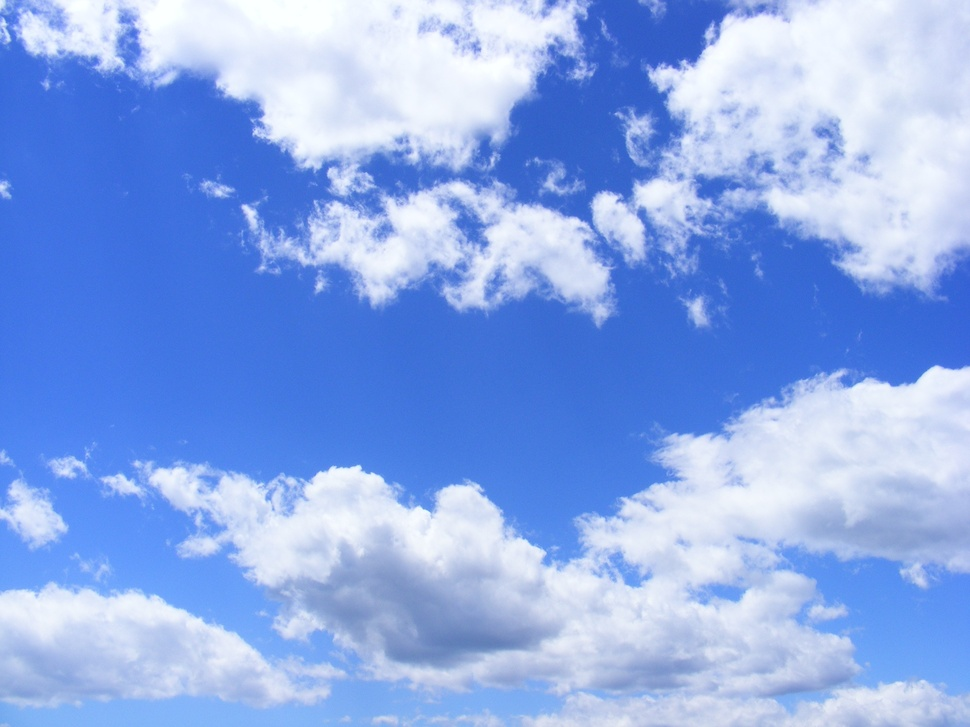
#> input picture ОСЗ/lab6/img/sky.jpg, 970 x 727 px, shrunk from 3072 x 2304 before the run
$ jupyter execute lab6.ipynb
#> lines starting #> are read from the running program, lines starting #| are printed output that depends on the picture
#### 23.11.23, &copy; Sokhin Dmytro KI-21-1, 2023

# Лабораторна робота 3. OpenCV. Просторові методи обробки зображень І. Градаційні перетворення і гістограмні методи (short version)

__Мета:__ знайомство з поелементними і гістограмними просторовими методами обробки зображень засобами OpenCV у середовищі Anaconda із застосуванням Jupyter Notebook засобами мови програмування Python.

# Хід роботи

1.Виконати петворення фото у Негатив.

[cell 1]
import cv2
import matplotlib.pyplot as plt

def read_and_display_image(file_path):
#> called with file_path = 'img/sky.jpg'
    img_rgb = cv2.imread(file_path, cv2.IMREAD_COLOR)
#> img_rgb is the input picture: shape (727, 970, 3); mean B, G, R 233.5, 169.7, 138.8
    img_rgb = cv2.cvtColor(img_rgb, cv2.COLOR_BGR2RGB)

    plt.imshow(img_rgb)
    plt.title('Original RGB Image')
    plt.show()

    return img_rgb

def plot_histogram(image, title='Histogram'):
#> called with title = 'Histogram of Original Image'
    colors = ('b', 'g', 'r')

    for i, col in enumerate(colors):
        hist = cv2.calcHist([image], [i], None, [256], [0, 256])
        plt.plot(hist, color=col)
        plt.xlim([0, 256])

    plt.title(title)
    plt.show()
#> figure, not shown here; curve peaks at x = 64, y = 18611; curve peaks at x = 114, y = 14789; curve peaks at x = 255, y = 27802

def negative_transform(image):
    neg_transformed_img = 255 - image
    plt.imshow(neg_transformed_img)
    plt.title('Negative Transformed RGB Image')
    plt.show()

    return neg_transformed_img

def main():
    file_path = 'img/sky.jpg'
    original_image = read_and_display_image(file_path)

    plot_histogram(original_image, title='Histogram of Original Image')

    neg_transformed_image = negative_transform(original_image)

    plot_histogram(neg_transformed_image, title='Histogram of Negative Transformed Image')
#> call 2 of plot_histogram, with title = 'Histogram of Negative Transformed Image'
#> in plot_histogram (call 2), `plt.show()`:
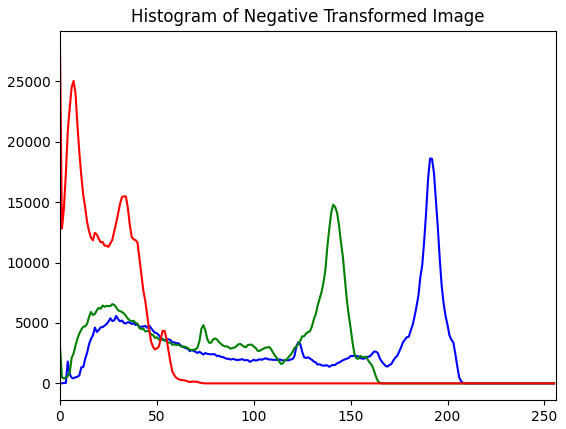
#> figure drawn by matplotlib, 1 panel; curve peaks at x = 191, y = 18611; curve peaks at x = 141, y = 14789; curve peaks at x = 0, y = 27802

if __name__ == "__main__":
    main()

Градаційне перетворення для отримання негативу зображення використовується для інверсії яскравості пікселів, щоб створити зображення з оберненими кольорами. Формула градаційного перетворення для отримання негативу:

$G(x,y)=L−1−F(x,y)$

де:
- $G(x,y)$ - нова яскравість пікселя після градаційного перетворення,
- $F(x,y)$ - початкова яскравість пікселя,
- $L$ - максимальна можлива яскравість пікселя (зазвичай 256 для 8-бітових зображень).

Ця формула виконує віднімання початкової яскравості пікселя з максимально можливої яскравості, і потім віднімає результат від 1. Це призводить до обернення значень яскравості та отримання негативного зображення.

2.Виконати логарифмічні перетворення з фотографією

[cell 2]
import cv2
import numpy as np
import matplotlib.pyplot as plt

def read_and_display_image(file_path):
    image = cv2.imread(file_path)
    image_rgb = cv2.cvtColor(image, cv2.COLOR_BGR2RGB)
    plt.imshow(image_rgb)
    plt.title('Original RGB Image')
    plt.show()
    return image_rgb

def log_transform(image_rgb):
    epsilon = 1e-8
    c_value = 255 / np.log(1 + np.max(image_rgb) + epsilon)
#> c_value = 45.99
    log_transformed_image = c_value * (np.log(image_rgb + epsilon))
    log_transformed_image = np.nan_to_num(log_transformed_image)
    log_transformed_image = np.array(log_transformed_image, dtype=np.uint8)
    return log_transformed_image

def display_image(image, title):
    plt.imshow(image)
    plt.title(title)
    plt.show()

def main():
    # Зчитання та відображення оригінального зображення
    file_path = 'img/sky.jpg'
    original_image_rgb = read_and_display_image(file_path)

    # Логарифмічне перетворення та відображення результату
    log_transformed_image = log_transform(original_image_rgb)
    display_image(log_transformed_image, title='Log Transformed RGB Image')

if __name__ == "__main__":
    main()

Логарифмічне перетворення використовується для розширення динамічного діапазону яскравості зображення та підвищення видимості деталей в темних областях. Формула логарифмічного градаційного перетворення виглядає наступним чином:

$G(x,y)=c⋅log(1+F(x,y))$

де:

- $G(x,y)$ - нова яскравість пікселя після логарифмічного градаційного перетворення,
- $F(x,y)$ - початкова яскравість пікселя,
- $c$ - константа, яка визначає ступінь логарифмічного перетворення(зазвичай $с≈\frac{L−1}{log(L)}$ де
$L$ - максимальна можлива яскравість пікселя).

Ця формула застосовує логарифм до кожного значення яскравості пікселя, збільшуючи контрастність в темних областях зображення та зменшуючи її в світлих.

3.Виконати степеневу(гамма-коеркцію) з фотографією

[cell 3]
import cv2
import numpy as np
import matplotlib.pyplot as plt

def read_and_display_image(file_path):
    image = cv2.imread(file_path)
    image_rgb = cv2.cvtColor(image, cv2.COLOR_BGR2RGB)
    return image_rgb

def gamma_correction(image_rgb, gamma_value):
    # Гамма-корекція
#> called with gamma_value = 2
    gamma_corrected_image = np.power(image_rgb / 255.0, gamma_value)
    gamma_corrected_image = np.uint8(gamma_corrected_image * 255.0)
    return gamma_corrected_image

def display_images(original_image, corrected_image, gamma_value):
    # Відображення оригінального та гамма-корегованого зображення
#> called with gamma_value = 2
    fig, axes = plt.subplots(1, 2, figsize=(12, 6))

    axes[0].imshow(original_image)
    axes[0].set_title('Original RGB Image')

    axes[1].imshow(corrected_image)
    axes[1].set_title(f'Gamma-Corrected (Gamma = {gamma_value})')

    plt.show()

def main():
    # Зчитання та відображення оригінального зображення
    file_path = 'img/sky.jpg'
    original_image_rgb = read_and_display_image(file_path)

    # Гамма-корекція та відображення результату
    gamma_value = 2
    gamma_corrected_image = gamma_correction(original_image_rgb, gamma_value)
    display_images(original_image_rgb, gamma_corrected_image, gamma_value)

if __name__ == "__main__":
    main()

Степенева (гамма-коеркція) трансформація використовується для корекції гамми або зміни контрасту в зображенні. Формула гамма-коеркції виглядає наступним чином:

$G(x,y)=c⋅[F(x,y)]^γ$

де:
- $G(x,y)$ - нова яскравість пікселя після гамма-коеркції,
- $F(x,y)$ - початкова яскравість пікселя,
- $c$ - константа масштабування,
- $γ$ - параметр гамми (зазвичай від 0,1 до 5).

Ця формула підносить кожне значення яскравості пікселя до ступеня γ, тим самим коригуючи контраст та яскравість зображення. Зменшення значення гамми (<1) зменшує контраст, тоді як збільшення значення гамми (>1) збільшує контраст.

4.Виконати соляризацію зображення

[cell 4]
import cv2
import numpy as np
import matplotlib.pyplot as plt

def read_and_display_image(file_path):
    image = cv2.imread(file_path)
    image_rgb = cv2.cvtColor(image, cv2.COLOR_BGR2RGB)
    return image_rgb

def solarize_image(image, threshold_value):
#> called with threshold_value = 128
    blue, green, red = cv2.split(image)

    # Соляризація кожного каналу
    solarized_blue = np.where(blue < threshold_value, blue, 255 - blue)
    solarized_green = np.where(green < threshold_value, green, 255 - green)
    solarized_red = np.where(red < threshold_value, red, 255 - red)
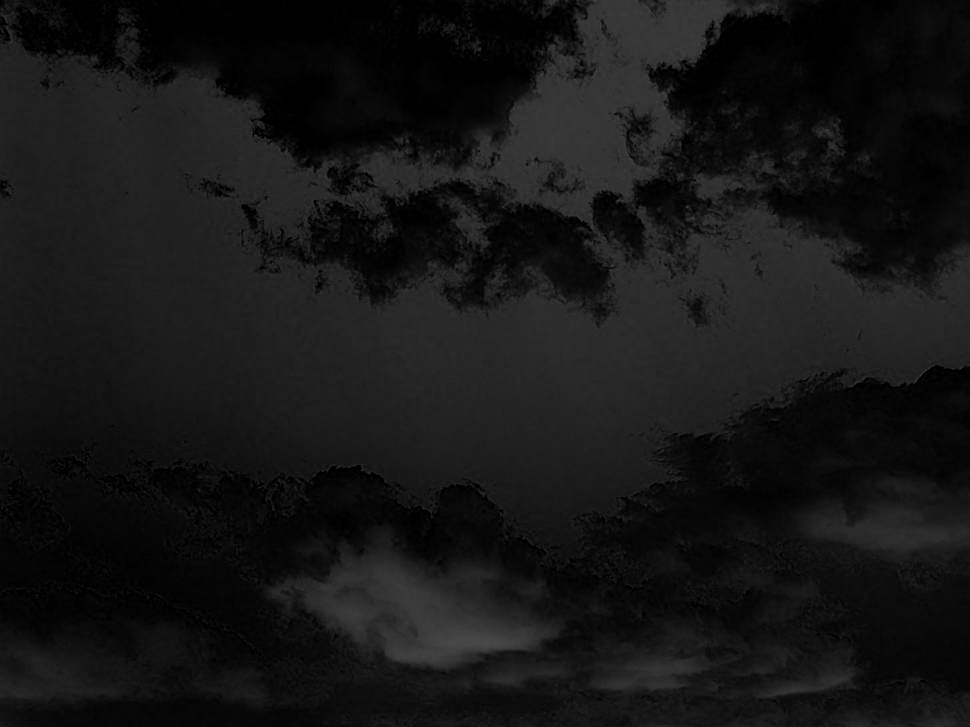
#> solarized_red: shape (727, 970); min 0, max 75, mean 21.5

    # Злиття каналів для створення соляризованого зображення
    solarized_image = cv2.merge((solarized_blue, solarized_green, solarized_red))
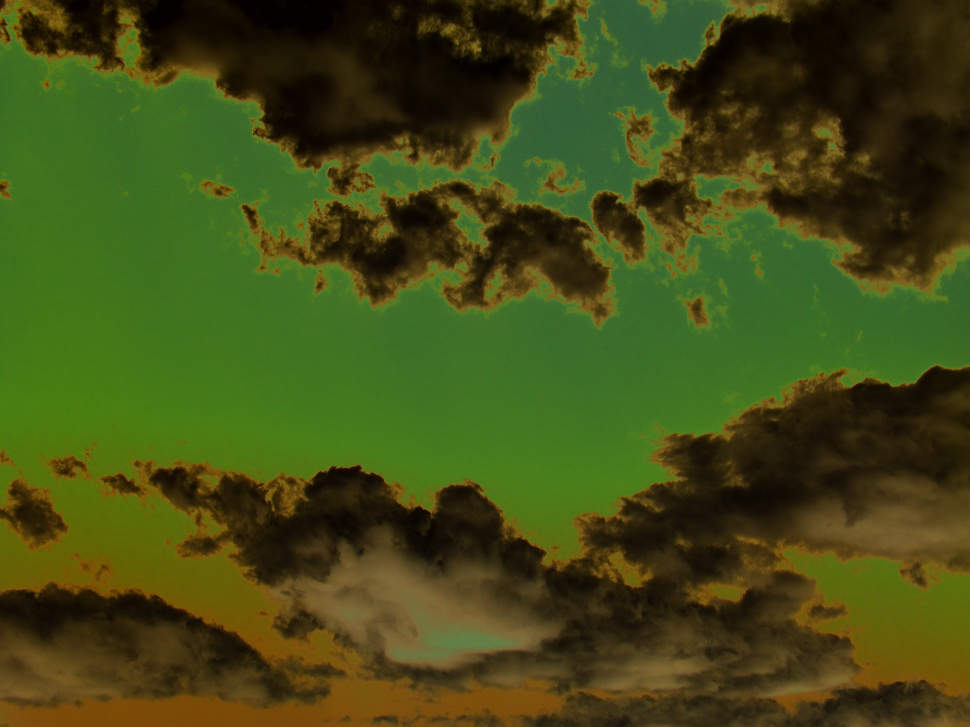
#> solarized_image: shape (727, 970, 3); mean R, G, B 66.3, 75.8, 21.5
    return solarized_image

def display_images(original_image, solarized_image):
    # Відображення оригінального та соляризованого зображення
    plt.subplot(1, 2, 1)
    plt.imshow(original_image)
    plt.title('Original Image')

    plt.subplot(1, 2, 2)
    plt.imshow(solarized_image)
    plt.title('Solarized Image')

    plt.show()

def main():
    # Зчитання та відображення оригінального зображення
    file_path = 'img/sky.jpg'
    original_image_rgb = read_and_display_image(file_path)

    # Соляризація та відображення результату
    threshold_value = 128
    solarized_image = solarize_image(original_image_rgb, threshold_value)
    display_images(original_image_rgb, solarized_image)

if __name__ == "__main__":
    main()

Соляризація зображення - це художній ефект, який створюється зміною яскравості пікселів в областях, де вони перетинають певний поріг. Цей ефект призводить до того, що темні та світлі області стають яскравими, тоді як середні відтінки залишаються без змін.

$G(x,y)=L−1−∣F(x,y)−\frac{L−1}{2}∣$

де:
- $G(x,y)$ - нова яскравість пікселя після соляризації,
- $F(x,y)$ - початкова яскравість пікселя,
- $L$ - максимальна можлива яскравість пікселя (зазвичай 256 для 8-бітових зображень).

Ця формула застосовує соляризацію шляхом створення відзеркаленого ефекту відносно середнього відтінку (половина максимальної яскравості). Такий підхід може забезпечити ефект соляризації в околицях контурів об'єктів на зображенні.

5.Застосувати еквалізацію гістограми до зображення

[cell 5]
import cv2
import numpy as np
import matplotlib.pyplot as plt

def read_and_display_image(file_path):
    image = cv2.imread(file_path)
    image_rgb = cv2.cvtColor(image, cv2.COLOR_BGR2RGB)
    return image_rgb

def equalize_image(image):
    # Розділення каналів
    blue, green, red = cv2.split(image)

    # Еквалізація гістограм для кожного каналу
    equalized_blue = cv2.equalizeHist(blue)
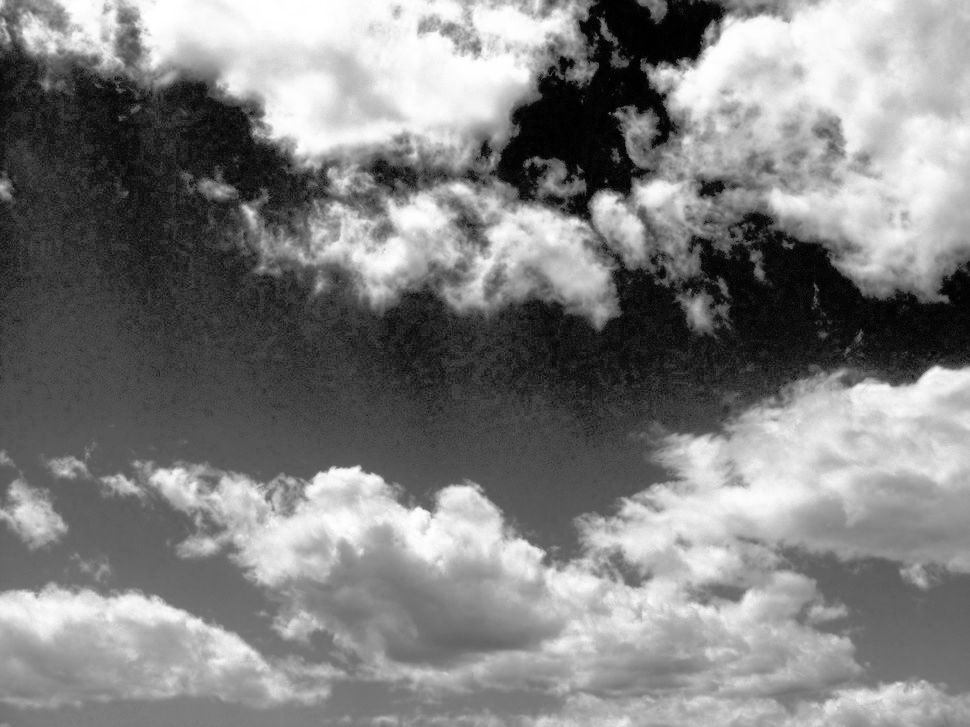
#> equalized_blue: shape (727, 970); min 0, max 255, mean 128.6
    equalized_green = cv2.equalizeHist(green)
    equalized_red = cv2.equalizeHist(red)
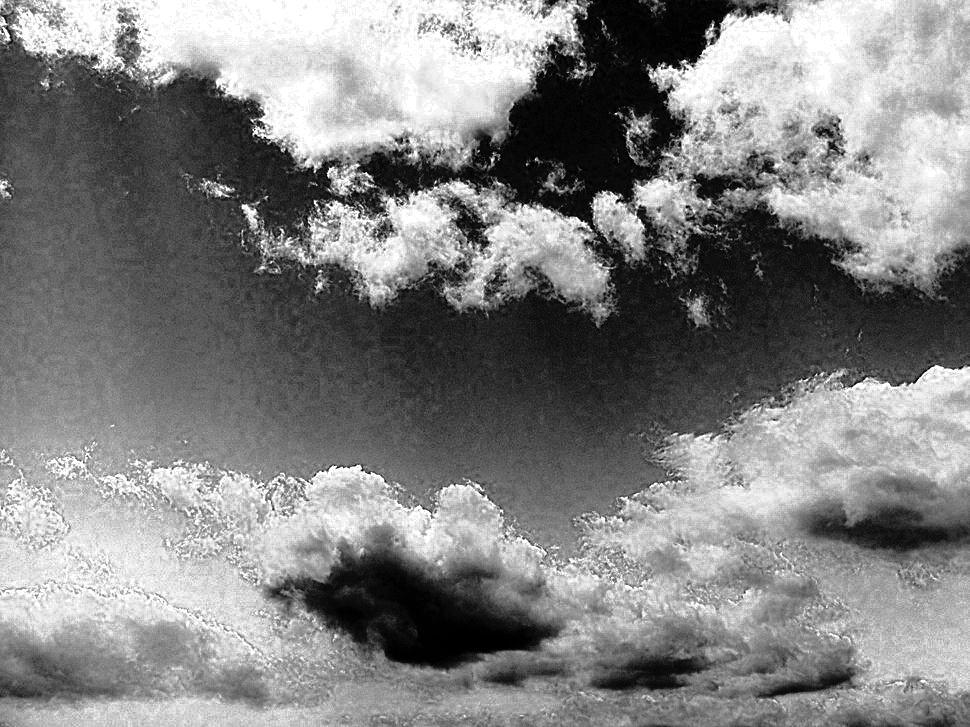
#> equalized_red: shape (727, 970); min 0, max 255, mean 130.2

    # Злиття каналів для створення еквалізованого зображення
    equalized_image = cv2.merge((equalized_blue, equalized_green, equalized_red))
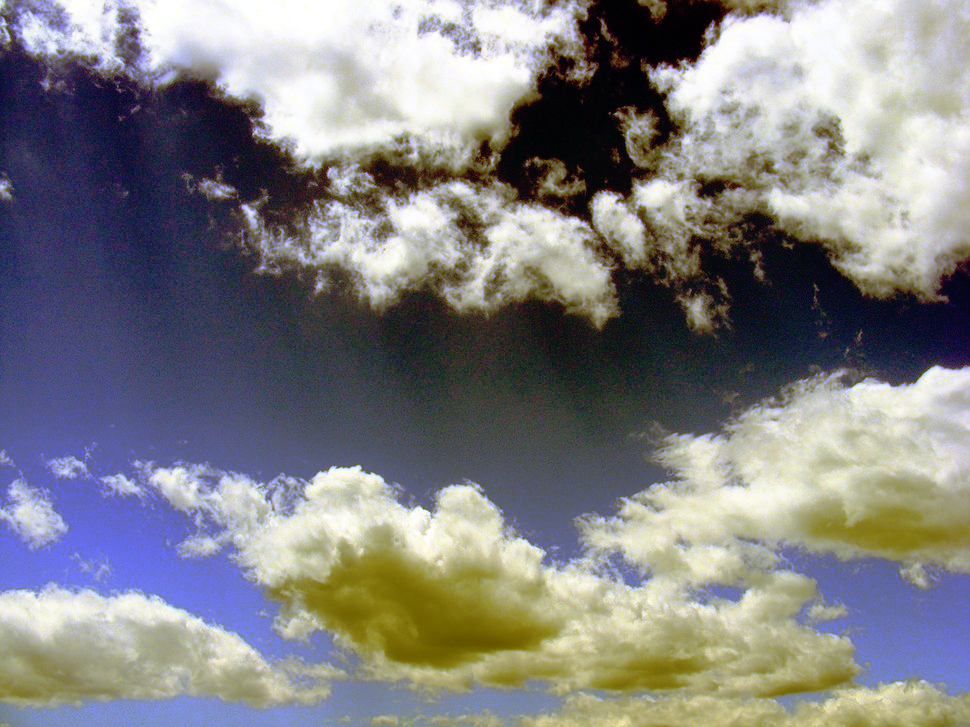
#> equalized_image: shape (727, 970, 3); mean R, G, B 128.6, 128.6, 130.2
    return equalized_image

def display_images(original_image, equalized_image):
    # Відображення оригінального та еквалізованого зображення
    plt.subplot(1, 2, 1)
    plt.imshow(original_image)
    plt.title('Original Image')

    plt.subplot(1, 2, 2)
    plt.imshow(equalized_image)
    plt.title('Equalized Image')

    plt.show()

def main():
    # Зчитання та відображення оригінального зображення
    file_path = 'img/sky.jpg'
    original_image_rgb = read_and_display_image(file_path)

    # Еквалізація та відображення результату
    equalized_image = equalize_image(original_image_rgb)
    display_images(original_image_rgb, equalized_image)

if __name__ == "__main__":
    main()

Еквалізація гістограми була успішно застосована до зображення, що призвело до значного поліпшення контрастності та яскравості. Графічне представлення гістограми після еквалізації вказує на розподіл інтенсивності пікселів більш рівномірно, вирівнюючи яскравість каналів. Зображення стало більш виразним, і виділені деталі тепер зберігають більше інформації.
Еквалізація гістограми ефективно компенсувала недоліки низької контрастності та пересичення, що може бути корисним при подальших обробках або аналізі зображення. Застосування цього методу покращило загальний вигляд та сприяло більш якісному візуальному відображенню зображення.

6.Виконати оцінку гістограми кольорового зображення

[cell 6]
import cv2
import numpy as np
import matplotlib.pyplot as plt

def read_and_display_image(file_path):
    image = cv2.imread(file_path)
    return image

def calculate_and_plot_histogram(channel, color, title):
#> called with color = 'blue', title = 'Histogram for Channel B'
    hist = cv2.calcHist([channel], [0], None, [256], [0, 256])
#> hist = 256 values, max 27802 at index 255, min 0 at index 0, mean 2754.6
    plt.plot(hist, color=color)
    plt.title(title)

def display_histograms(image):
    b, g, r = cv2.split(image)

    # Створення графіків для гістограм кожного каналу
    plt.figure(figsize=(12, 6))

    plt.subplot(3, 1, 1)
    calculate_and_plot_histogram(b, 'blue', 'Histogram for Channel B')

    plt.subplot(3, 1, 2)
    calculate_and_plot_histogram(g, 'green', 'Histogram for Channel G')

    plt.subplot(3, 1, 3)
    calculate_and_plot_histogram(r, 'red', 'Histogram for Channel R')

    plt.tight_layout()
    plt.show()
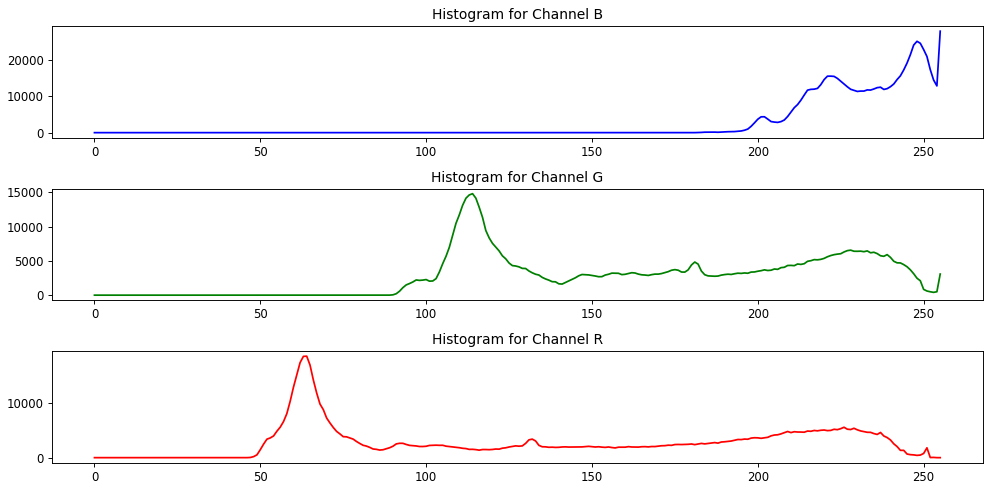
#> figure drawn by matplotlib, 3 panels; panel 1: curve peaks at x = 255, y = 27802; panel 2: curve peaks at x = 114, y = 14789; panel 3: curve peaks at x = 64, y = 18611

def main():
    # Зчитання та відображення зображення
    file_path = 'img/sky.jpg'
    image = read_and_display_image(file_path)

    # Відображення гістограм кожного каналу
    display_histograms(image)

if __name__ == "__main__":
    main()
